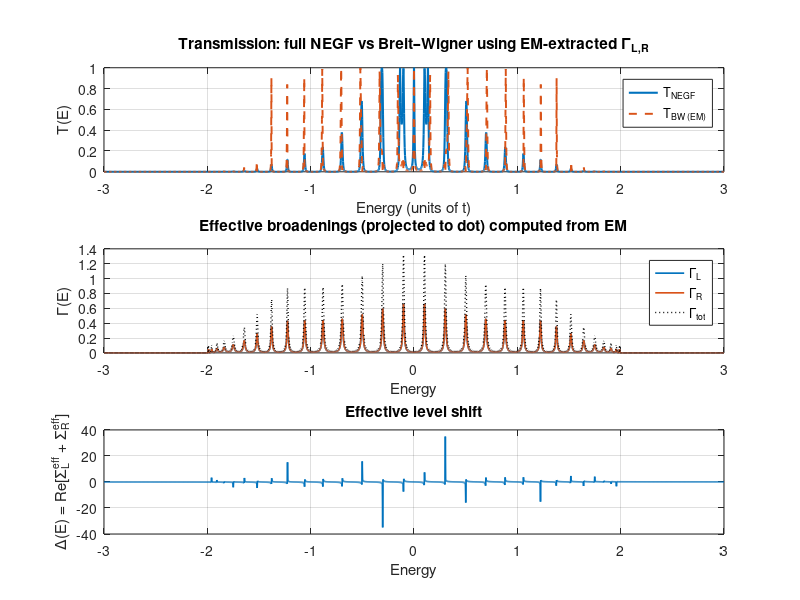

Source code (MATLAB): (Note: this script raises an error after producing the figure.)
function [] = ResonantCheck()
N_lead_each = 30;         % number of lead sites included on each side (extended molecule)
N = 2*N_lead_each + 1;    % total EM sites

N_absorb_layers = 4;      % number of outer-most sites per side with absorbing Sigma
left_abs_idx = 1 : min(N_absorb_layers, N_lead_each);
right_abs_idx = N - (0:(min(N_absorb_layers, N_lead_each)-1));

% Energy grid
t_lead = 1.0;             % lead hopping (energy units)
Emin = -3*t_lead;
Emax = 3*t_lead;
nE = 2001;
Elist = linspace(Emin, Emax, nE);

% -------------------- Absorbing self-energies on outer EM sites --------------------
eta = 0.06;               % absorbing strength (positive) -> Sigma = -i*eta on outer sites

SigmaL = zeros(N,N);
SigmaL(sub2ind([N,N], left_abs_idx, left_abs_idx)) = -1i * eta;

SigmaR = zeros(N,N);
SigmaR(sub2ind([N,N], right_abs_idx, right_abs_idx)) = -1i * eta;

%% setup
[H] = setupH();

%% calc
[T_NEGF, GammaL_mat, GammaR_mat] = doEM(Elist, H, SigmaL, SigmaR);
[T_BW, GammaL_eff, GammaR_eff, Delta_eff] = doBW(Elist, H, SigmaL, SigmaR);

%%
plotEMvsBW(Elist, T_NEGF, T_BW, GammaL_eff, GammaR_eff, Delta_eff)

sweepEMvsGW(H, SigmaL, SigmaR, GammaL_mat, GammaR_mat)

if false
% -------------------- Conductances (finite-T Landauer) --------------------
Conductance(Elist, T_NEGF, T_BW)
end

%% -------------------- Final suggestions & checks --------------------
disp('--- Suggested convergence checks ---');
disp('- Increase N_lead_each until T_NEGF and T_BW (and G) stop changing significantly.');
disp('- Sweep eta across a few decades (e.g. 1e-3 .. 1e-0) and find an absorbing plateau.');
disp('- Ensure N_absorb_layers is large enough to prevent reflections from the outer boundary.');
disp('- If you need energy-independent Gamma, evaluate GammaL_eff/ GammaR_eff at E=EF and use constants in BW formula.');
end

function [H] = setupH()
%% -------------------- Model parameters --------------------
t_lead = 1.0;             % lead hopping (energy units)
epsilon_lead = 0.0;       % lead onsite energy
t_c = 0.2;                % coupling dot <-> first lead site
epsilon_dot = 0.0;        % dot onsite energy (resonant level)
N_lead_each = 30;         % number of lead sites included on each side (extended molecule)

%% -------------------- Build Extended Molecule Hamiltonian (1D chain) --------------------
N = 2*N_lead_each + 1;    % total EM sites
H = zeros(N,N);

idx_dot = N_lead_each + 1;

% Left lead sites (1..N_lead_each)
for n = 1:N_lead_each
    H(n,n) = epsilon_lead;
    if n < N_lead_each
        H(n, n+1) = -t_lead;
        H(n+1, n) = -t_lead;
    end
end

% Right lead sites (idx_dot+1 .. N)
for n = idx_dot+1:N
    H(n,n) = epsilon_lead;
end
for n = idx_dot+1:(N-1)
    H(n, n+1) = -t_lead;
    H(n+1, n) = -t_lead;
end

% Connect dot to first lead sites on each side
H(idx_dot, idx_dot-1) = -t_c;
H(idx_dot-1, idx_dot) = -t_c;
H(idx_dot, idx_dot+1) = -t_c;
H(idx_dot+1, idx_dot) = -t_c;

% Dot onsite
H(idx_dot, idx_dot) = epsilon_dot;
end

function [T_NEGF, GammaL_mat, GammaR_mat] = doEM(Elist, H, SigmaL, SigmaR)
num_eta = 1e-12;          % tiny numerical broadening for matrix inversion

% Gamma matrices for the outer absorbers (used in NEGF transmission)
GammaL_mat = 1i * (SigmaL - SigmaL');
GammaR_mat = 1i * (SigmaR - SigmaR');

% -------------------- Energy loop: compute GR (full) & projections --------------------
T_NEGF = zeros(size(Elist));    % NEGF full transmission
I_N = eye(size(H));
for ii = 1:length(Elist)
    E = Elist(ii);

    % Full Green's function with both absorbers
    GR_full = ((E + 1i*num_eta) * I_N - H - SigmaL - SigmaR) \ I_N;
    GA_full = GR_full';
    
    % NEGF transmission (matrix formula)
    T_NEGF(ii) = real(trace(GammaL_mat * GR_full * GammaR_mat * GA_full));
    if T_NEGF(ii) < 0 && T_NEGF(ii) > -1e-14, T_NEGF(ii) = 0; end
end
end

function [T_BW, GammaL_eff, GammaR_eff, Delta_eff] = doBW(Elist, H, SigmaL, SigmaR)
% -------------------- Energy loop: compute GR (full) & projections --------------------
N_lead_each = 30;         % number of lead sites included on each side (extended molecule)
idx_dot = N_lead_each + 1;

I_N = eye(size(H));

[SigmaL_eff, GammaL_eff] = doBWleft(Elist, I_N, H, SigmaL, idx_dot);

[SigmaR_eff, GammaR_eff] = doBWright(Elist, I_N, H, SigmaR, idx_dot);

[T_BW, Delta_eff] = doBWboth(Elist, SigmaL_eff, SigmaR_eff, GammaL_eff, GammaR_eff);

if false
[A_dot, Gdd_full] = doBWfull(Elist, I_N, H, SigmaL, SigmaR);
end
end

function [SigmaL_eff, GammaL_eff] = doBWleft(Elist, I_N, H, SigmaL, idx_dot)
num_eta = 1e-12;          % tiny numerical broadening for matrix inversion
epsilon_dot = 0.0;        % dot onsite energy (resonant level)

SigmaL_eff = zeros(size(Elist));
GammaL_eff = zeros(size(Elist));
for ii = 1:length(Elist)
    E = Elist(ii);

    % Now compute dot Green's function for left-only absorber (SigmaR = 0)
    GR_Lonly = ((E + 1i*num_eta) * I_N - H - SigmaL) \ I_N;
    Gdd_Lonly = GR_Lonly(idx_dot, idx_dot);

    % effective self-energy due to left lead as seen by dot:
    SigmaL_eff(ii) = E - epsilon_dot - 1.0 / Gdd_Lonly;

    % Extract Gammas and shift (energy dependent)
    GammaL_eff(ii) = -2 * imag(SigmaL_eff(ii));
end
end

function [SigmaR_eff, GammaR_eff] = doBWright(Elist, I_N, H, SigmaR, idx_dot)
num_eta = 1e-12;          % tiny numerical broadening for matrix inversion
epsilon_dot = 0.0;        % dot onsite energy (resonant level)

SigmaR_eff = zeros(size(Elist));
GammaR_eff = zeros(size(Elist));
for ii = 1:length(Elist)
    E = Elist(ii);
    
    % Now compute dot Green's function for right-only absorber (SigmaL = 0)
    GR_Ronly = ((E + 1i*num_eta) * I_N - H - SigmaR) \ I_N;
    Gdd_Ronly = GR_Ronly(idx_dot, idx_dot);

    % effective self-energy due to left lead as seen by dot:
    SigmaR_eff(ii) = E - epsilon_dot - 1.0 / Gdd_Ronly;

    % Extract Gammas and shift (energy dependent)
    GammaR_eff(ii) = -2 * imag(SigmaR_eff(ii));
end
end

function [T_BW, Delta_eff] = doBWboth(Elist, SigmaL_eff, SigmaR_eff, GammaL_eff, GammaR_eff)
T_BW   = zeros(size(Elist));    % Breit-Wigner using EM-extracted Gammas
Delta_eff = zeros(size(Elist)); % real level shift
for ii = 1:length(Elist)
    E = Elist(ii);
    epsilon_dot = 0.0;        % dot onsite energy (resonant level)
    
    % Effective total self-energy from both sides (optionally we can also do Sigma_eff_total = E - eps - 1/Gdd_full)
    Sigma_eff_total = SigmaL_eff(ii) + SigmaR_eff(ii);  % should be close to E - eps - 1/Gdd_full
    
    % Extract Gammas (energy dependent)
    Gamma_tot = GammaL_eff(ii) + GammaR_eff(ii);

    % Extract shift (energy dependent)
    Delta_eff(ii) = real(Sigma_eff_total);  % level shift = Re Sigma_eff_total
    
    % Breit-Wigner transmission using extracted Gammas and shift
    numerator = GammaL_eff(ii) * GammaR_eff(ii);
    denom = (E - epsilon_dot - Delta_eff(ii))^2 + (Gamma_tot/2)^2;
    if denom <= 0
        T_BW(ii) = 0;
    else
        T_BW(ii) = numerator / denom;
    end
end
end

function [] = sweepEMvsGW(H, SigmaL, SigmaR, GammaL_mat, GammaR_mat)
N_lead_each = 30;         % number of lead sites included on each side (extended molecule)
idx_dot = N_lead_each + 1;
N = 2*N_lead_each + 1;    % total EM sites
I_N = eye(N);
EF = 0.0;
num_eta = 1e-12;          % tiny numerical broadening for matrix inversion

%% Physical constants (for conductance units)
e = 1.602176634e-19;      % C
h = 6.62607015e-34;       % J s
G0 = 2*e^2/h;             % conductance quantum (S) including spin
%% -------------------- Gate sweep (zero-T approx using T(EF)) --------------------
    neps = 201;
    epsilon_dot = 0.0;        % dot onsite energy (resonant level)
    eps_range = linspace(epsilon_dot - 2.5, epsilon_dot + 2.5, neps);
    % For speed, evaluate approximate zero-T conductance by using T(EF) with shifted eps

    [G_vs_eps_NEGF] = sweepEM(eps_range, H, I_N, SigmaL, SigmaR, GammaL_mat, GammaR_mat, G0, idx_dot, EF, num_eta);

    [G_vs_eps_BW] = sweepBW(eps_range, H, I_N, SigmaL, SigmaR, G0, idx_dot, EF, num_eta);

    figure('Name','Gate sweep (zero-T approx)','NumberTitle','off');
    plot(eps_range, G_vs_eps_NEGF / G0, 'LineWidth', 1.4); hold on;
    plot(eps_range, G_vs_eps_BW / G0, '--', 'LineWidth', 1.4);
    xlabel('\epsilon_d');
    ylabel('G / G_0');
    legend('G_{NEGF}','G_{BW}','Location','Best');
    title('Gate sweep: NEGF (EM) vs Breit–Wigner using EM-extracted \Gamma');
    grid on;
end

function [G_vs_eps_NEGF] = sweepEM(eps_range, H, I_N, SigmaL, SigmaR, GammaL_mat, GammaR_mat, G0, idx_dot, EF, num_eta)
    % reuse T_of_E calculation but easier: compute zero-T conductance approx by T at E=EF
    % We'll compute T(EF) for each gate (shift dot onsite)
    G_vs_eps_NEGF = zeros(size(eps_range));
    for k = 1:length(eps_range)
        eps_tmp = eps_range(k);
        % Update dot onsite in H and recompute dot GR at EF for NEGF (full)
        H_tmp = H;
        H_tmp(idx_dot, idx_dot) = eps_tmp;

        % compute GR at EF
        GR_full_tmp = ((EF + 1i*num_eta) * I_N - H_tmp - SigmaL - SigmaR) \ I_N;
        GA_full_tmp = GR_full_tmp';

        T_NEGF_EF = real(trace(GammaL_mat * GR_full_tmp * GammaR_mat * GA_full_tmp));
        if T_NEGF_EF < 0 && T_NEGF_EF > -1e-14, T_NEGF_EF = 0; end
        G_vs_eps_NEGF(k) = G0 * T_NEGF_EF;  % zero-T linear conductance in S (approx)
    end
end

function [G_vs_eps_BW] = sweepBW(eps_range, H, I_N, SigmaL, SigmaR, G0, idx_dot, EF, num_eta)
    G_vs_eps_BW = zeros(size(eps_range));
    for k = 1:length(eps_range)
        eps_tmp = eps_range(k);

        % Update dot onsite in H and recompute dot GR at EF for NEGF (full)
        H_tmp = H;
        H_tmp(idx_dot, idx_dot) = eps_tmp;

        % For BW: compute GR_dd with left-only to get GammaL at EF
        GR_L_tmp = ((EF + 1i*num_eta) * I_N - H_tmp - SigmaL) \ I_N;
        Gdd_L = GR_L_tmp(idx_dot, idx_dot);
        Sigma_eff_L_tmp = EF - eps_tmp - 1.0 / Gdd_L;
        GammaL_tmp = -2 * imag(Sigma_eff_L_tmp);

        % For BW: compute GR_dd with right-only to get GammaR at EF
        GR_R_tmp = ((EF + 1i*num_eta) * I_N - H_tmp - SigmaR) \ I_N;
        Gdd_R = GR_R_tmp(idx_dot, idx_dot);
        Sigma_eff_R_tmp = EF - eps_tmp - 1.0 / Gdd_R;
        GammaR_tmp = -2 * imag(Sigma_eff_R_tmp);
        
        Delta_tmp = real(Sigma_eff_L_tmp + Sigma_eff_R_tmp);
        denom = (EF - eps_tmp - Delta_tmp)^2 + ( (GammaL_tmp + GammaR_tmp)/2 )^2;
        if denom <= 0
            Tbw_tmp = 0;
        else
            Tbw_tmp = (GammaL_tmp * GammaR_tmp) / denom;
        end
        G_vs_eps_BW(k) = G0 * Tbw_tmp;
    end
end

function [] = plotEMvsBW(Elist, T_NEGF, T_BW, GammaL_eff, GammaR_eff, Delta_eff)
%% -------------------- Plots --------------------
figure('Name','Transmission comparison','NumberTitle','off','Position',[100 100 900 700]);
subplot(3,1,1);
plot(Elist, T_NEGF, 'LineWidth', 1.5); hold on;
plot(Elist, T_BW, '--', 'LineWidth', 1.4);
xlabel('Energy (units of t)');
ylabel('T(E)');
legend('T_{NEGF}','T_{BW (EM)}','Location','Best');
title('Transmission: full NEGF vs Breit–Wigner using EM-extracted \Gamma_{L,R}');
grid on;

subplot(3,1,2);
plot(Elist, GammaL_eff, 'LineWidth', 1.2); hold on;
plot(Elist, GammaR_eff, 'LineWidth', 1.2);
plot(Elist, GammaL_eff + GammaR_eff, ':k','LineWidth',1);
xlabel('Energy');
ylabel('\Gamma(E)');
legend('\Gamma_L','\Gamma_R','\Gamma_{tot}','Location','Best');
title('Effective broadenings (projected to dot) computed from EM');
grid on;

subplot(3,1,3);
plot(Elist, Delta_eff, 'LineWidth', 1.2);
xlabel('Energy');
ylabel('\Delta(E) = Re[\Sigma^{eff}_L + \Sigma^{eff}_R]');
title('Effective level shift');
grid on;

N_lead_each = 30;         % number of lead sites included on each side (extended molecule)
eta = 0.06;               % absorbing strength (positive) -> Sigma = -i*eta on outer sites
N_absorb_layers = 4;      % number of outer-most sites per side with absorbing Sigma
sgtitle(sprintf('EM size: %d sites each lead, eta = %.3g, N_absorb = %d', N_lead_each, eta, N_absorb_layers));
end

%%############################################ Other ############################################
function [] = Conductance(Elist, T_NEGF, T_BW)
%% Physical constants (for conductance units)
e = 1.602176634e-19;      % C
h = 6.62607015e-34;       % J s
G0 = 2*e^2/h;             % conductance quantum (S) including spin

%% temperature
T_K = 4.0;                % Kelvin for finite-T conductance
kB_ev = 8.617333262145e-5; % eV/K
kBT = kB_ev * T_K;

%% -------------------- Conductances (finite-T Landauer) --------------------
% Fermi derivative
if kBT > 0
    EF = 0.0;
    dfdE = -1 ./ (4 * kBT * (cosh((Elist - EF) ./ (2*kBT))).^2);
else
    % approximate delta -> pick value of T at EF
    dfdE = zeros(size(Elist));
    % put a narrow spike near EF
    EF = 0.0;
    [~, idxEF] = min(abs(Elist - EF));
    dfdE(idxEF) = -1;
end

G_NEGF = G0 * trapz(Elist, -dfdE .* T_NEGF);
G_BW   = G0 * trapz(Elist, -dfdE .* T_BW);

T_K = 4.0;                % Kelvin for finite-T conductance
fprintf('Finite-T linear conductance at T=%.2f K (EF=%.3g):\n', T_K, EF);
fprintf('  G (NEGF, EM) = %.6g S  (%.6g G0)\n', G_NEGF, G_NEGF / G0);
fprintf('  G (Breit-Wigner using EM Gammas) = %.6g S  (%.6g G0)\n\n', G_BW, G_BW / G0);
end

function [A_dot, Gdd_full] = doBWfull(Elist, I_N, H, SigmaL, SigmaR)
A_dot = zeros(size(Elist));     % spectral function at dot from full GR (A = -2 Im G_dd)
for ii = 1:length(Elist)
    E = Elist(ii);
    % Full Green's function with both absorbers
    num_eta = 1e-12;          % tiny numerical broadening for matrix inversion
    GR_full = ((E + 1i*num_eta) * I_N - H - SigmaL - SigmaR) \ I_N;

    % Dot Green's function element (dd)
    N_lead_each = 30;         % number of lead sites included on each side (extended molecule)
    idx_dot = N_lead_each + 1;
    Gdd_full = GR_full(idx_dot, idx_dot);
    A_dot(ii) = -2 * imag(Gdd_full);
end
end